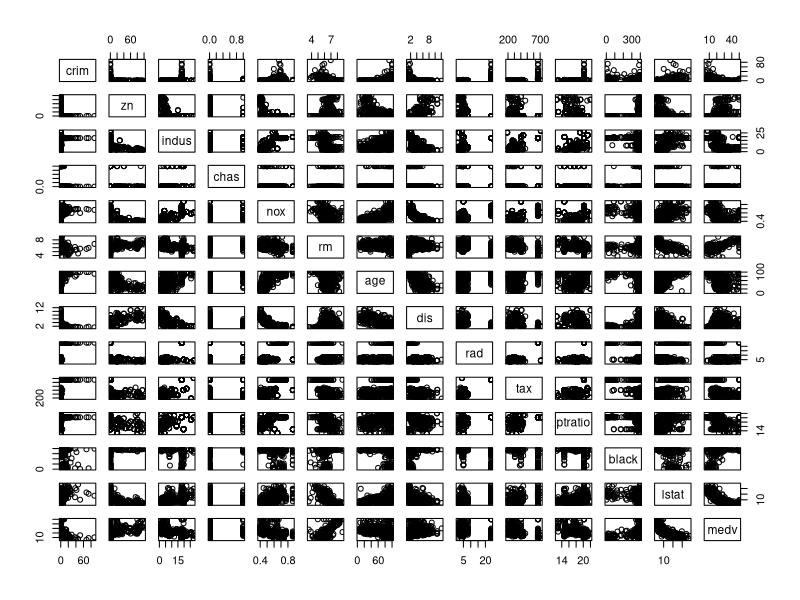
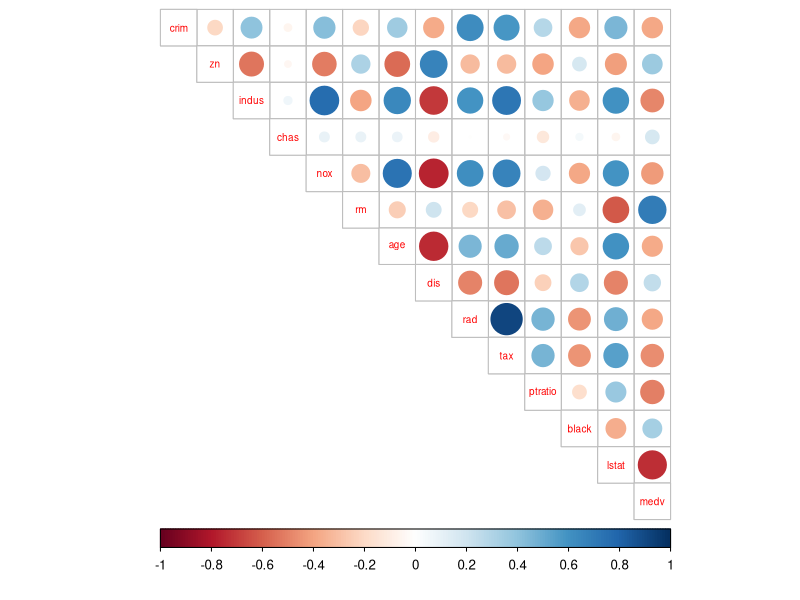

Here is the R script that generated these plots, in order:
## ---- chunk 1
library(MASS)
data("Boston")
## ---- chunk 2
head(Boston)
str(Boston)
summary(Boston)

## ---- chunk 3
library(ggplot2)

pairs(Boston)
## ---- chunk 4
library(corrplot)
cor_matrix <- cor(Boston)
corrplot(cor_matrix, method="circle", type = "upper", cl.pos = "b", tl.pos ="d", tl.cex = 0.6)

## ---- chunk 5
boston_scaled <- scale(Boston)
summary(boston_scaled)
## ---- chunk 6
boston_scaled <- as.data.frame(boston_scaled)

scaled_crim <- boston_scaled$crim

bins <- quantile(scaled_crim)

crime <- cut(scaled_crim, breaks = bins, include.lowest = TRUE, labels = c("low", "med_low", "med_high", "high"))
summary(crime)


## ---- chunk 7
boston_scaled <- dplyr::select(boston_scaled, -crim)

boston_scaled <- data.frame(boston_scaled, crime)

## ---- chunk 8
n <- nrow(boston_scaled)
ind <- sample(n,  size = n * 0.8)
train <- boston_scaled[ind,]
test <- boston_scaled[-ind,]
## ---- chunk 9
str(train)
str(test)
